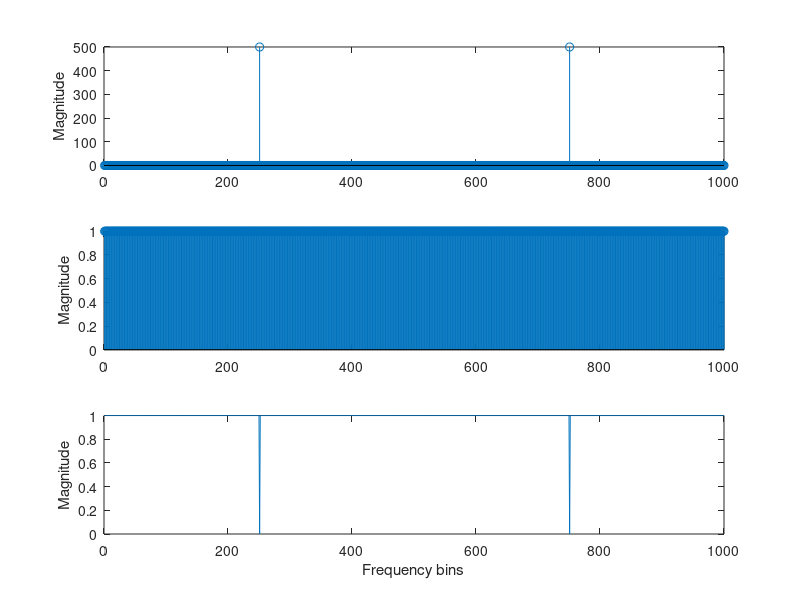

MATLAB code for this plot:
%%%%%%%%%%%%%%%%%%%%%%%%%%
% Prepared by Iran Roman %
%       Music 320A       %
%%%%%%%%%%%%%%%%%%%%%%%%%%

clear all; close all;clc

% general signal parameters
fs = 1000;
T = 1/fs;
dur = 1;
t = 0:T:dur-T;
N = length(t);

% generate DFT matrix
k=0:N-1;
n=0:N-1;
dft_mat = exp(-1i*2*pi*k'*n/N);

% an impulse
x_1 = t==t(1);
% and a sinusoid
f = 250;
x_2 = cos(2*pi*f*t);

% spectrum for both signals
X_1 = dft_mat*x_1';
X_2 = dft_mat*x_2';

% subtracting signal 2 from signal 1
X_filt = X_1/max(X_1)-real(X_2)/max(real(X_2));

% visualizations
subplot(3,1,1)
stem(abs(X_2))
ylabel('Magnitude')
subplot(3,1,2)
stem(abs(X_1))
ylabel('Magnitude')
subplot(3,1,3)
plot(X_1/max(X_1)-abs(X_2)/max(abs(X_2)))
xlabel('Frequency bins')
ylabel('Magnitude')